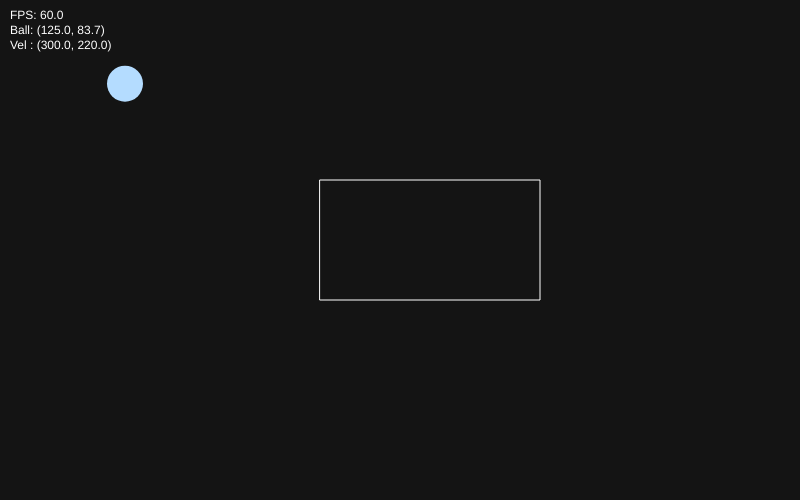
Frame 1 (no input)
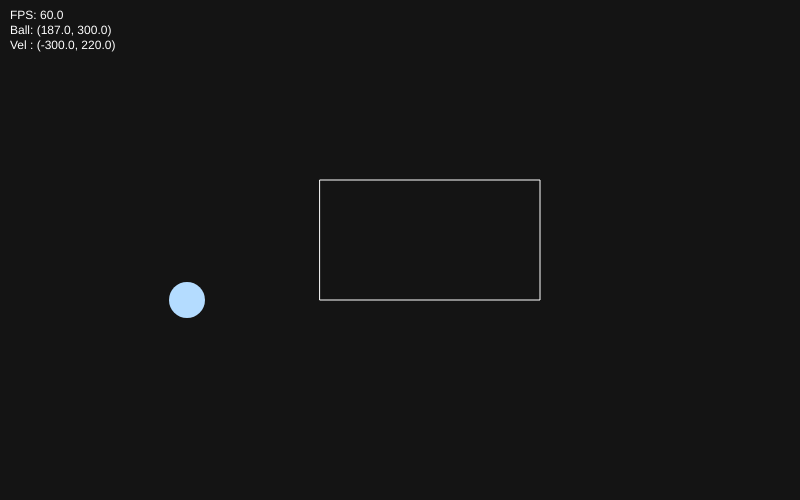
Frame 60 (no input)
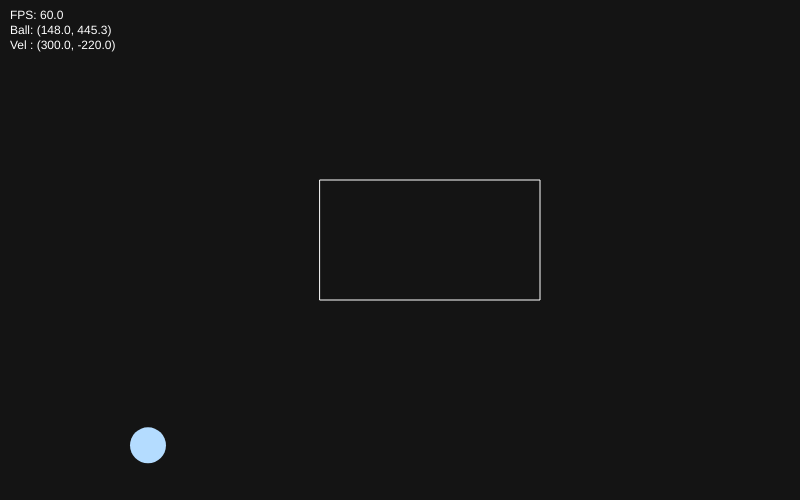
Frame 120 (the mouse pressed at the canvas centre since frame 60)

The p5.js sketch that drew these frames (run headless with seeded random() and noise() and a simulated clock; from frame 60 on, the mouse is pressed at the canvas centre):

// p5.js sketch
// ── sketch.js
// 기본 설정
const W = 800, H = 500;

// 공
const ball = {
    x: 120,
    y: 80,
    vx: 300,  // px/sec 느낌으로 쓰려고 frameRate 고려해 dt 적용
    vy: 220,
    r: 18
};

// 장애물 사각형
const rectObs = {
    x: 320,
    y: 180,
    w: 220,
    h: 120
};

function setup() {
    createCanvas(W, H);
    frameRate(60);
}

function draw() {
    const dt = 1 / 60; // 간단히 고정 시간 간격(터널링 신경X, 방법1이라 충분)
    background(20);

    // 물리 업데이트
    integrate(ball, dt);

    // 벽과 충돌(캔버스 경계)
    bounceOffWalls(ball);

    // 사각형과 충돌 + 반사
    bounceOffRect(ball, rectObs);

    // 그리기
    noFill();
    stroke(255);
    rect(rectObs.x, rectObs.y, rectObs.w, rectObs.h);

    noStroke();
    fill(180, 220, 255);
    circle(ball.x, ball.y, ball.r * 2);

    // UI
    drawOverlay();
}

/* ---------------------------
   물리 / 충돌 유틸들
----------------------------*/

// 단순 적분
function integrate(b, dt) {
    b.x += b.vx * dt;
    b.y += b.vy * dt;
}

// 캔버스 경계 반사
function bounceOffWalls(b) {
    // 좌우
    if (b.x - b.r < 0) {
        b.x = b.r;
        b.vx *= -1;
    } else if (b.x + b.r > width) {
        b.x = width - b.r;
        b.vx *= -1;
    }
    // 상하
    if (b.y - b.r < 0) {
        b.y = b.r;
        b.vy *= -1;
    } else if (b.y + b.r > height) {
        b.y = height - b.r;
        b.vy *= -1;
    }
}

// 원(공) vs 축정렬 사각형(AABB) 충돌 판정 + 반사
function bounceOffRect(b, rct) {
    const rx1 = rct.x, ry1 = rct.y;
    const rx2 = rct.x + rct.w, ry2 = rct.y + rct.h;

    // 1) 원 중심에서 사각형으로의 최근접점
    const px = clamp(b.x, rx1, rx2);
    const py = clamp(b.y, ry1, ry2);

    let nx = b.x - px;
    let ny = b.y - py;
    const d2 = nx * nx + ny * ny;
    const rr = b.r * b.r;

    // 충돌 없음
    if (d2 > rr) return false;

    // 2) 접촉 → 법선 계산 & 위치 보정 & 속도 반사
    const EPS = 0.01;

    // (A) 원 중심이 사각형 내부인 경우: d == 0 → 최근접점이 중심이라 법선 불명
    if (d2 === 0) {
        // 네 면까지의 침투량 비교 -> 가장 가까운 면의 법선을 선택
        const left = Math.abs(b.x - rx1);
        const right = Math.abs(rx2 - b.x);
        const top = Math.abs(b.y - ry1);
        const bottom = Math.abs(ry2 - b.y);

        const m = Math.min(left, right, top, bottom);

        if (m === left) {
            nx = -1; ny = 0;
            b.x = rx1 - (b.r + EPS);
        } else if (m === right) {
            nx = 1; ny = 0;
            b.x = rx2 + (b.r + EPS);
        } else if (m === top) {
            nx = 0; ny = -1;
            b.y = ry1 - (b.r + EPS);
        } else {
            nx = 0; ny = 1;
            b.y = ry2 + (b.r + EPS);
        }
        reflectVelocity(b, nx, ny);
        return true;
    }

    // (B) 외부에서 접촉: 최근접점에서 외향 법선 = (center - closestPoint) 정규화
    const d = Math.sqrt(d2);
    nx /= d; ny /= d;

    // 위치 보정: 접촉점의 바깥쪽으로 반지름만큼
    b.x = px + nx * (b.r + EPS);
    b.y = py + ny * (b.r + EPS);

    // 속도 반사
    reflectVelocity(b, nx, ny);
    return true;
}

// 속도 v를 법선 n에 대해 반사
function reflectVelocity(b, nx, ny) {
    const dot = b.vx * nx + b.vy * ny;
    b.vx -= 2 * dot * nx;
    b.vy -= 2 * dot * ny;
}

// clamp 유틸
function clamp(v, a, b) {
    return Math.max(a, Math.min(v, b));
}

/* ---------------------------
   HUD
----------------------------*/
function drawOverlay() {
    const fps = frameRate();
    noStroke();
    fill(255);
    textSize(12);
    textAlign(LEFT, TOP);
    text(
        `FPS: ${fps.toFixed(1)}\n` +
        `Ball: (${ball.x.toFixed(1)}, ${ball.y.toFixed(1)})\n` +
        `Vel : (${ball.vx.toFixed(1)}, ${ball.vy.toFixed(1)})`,
        10, 10
    );
}
